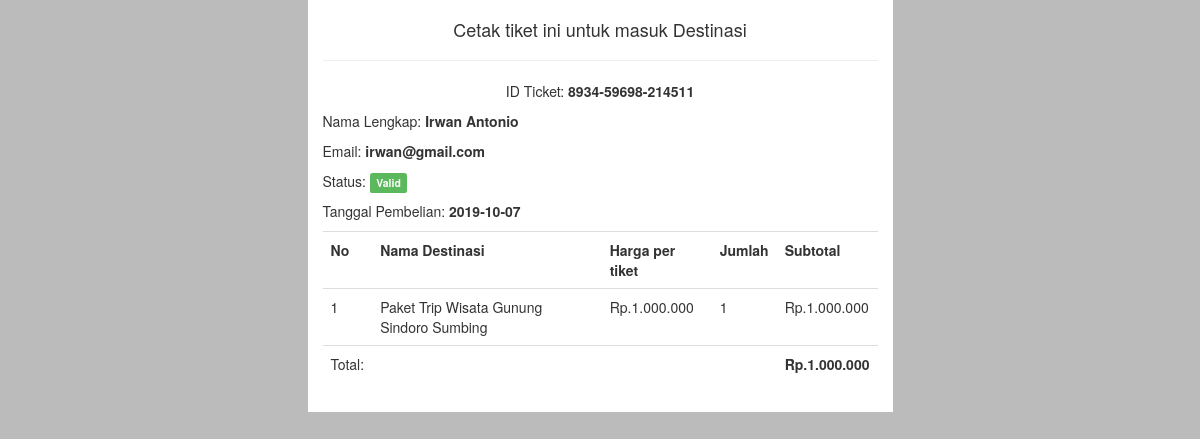
The page /ticket.php?id=10 on the database its author committed.
### tables this page shows
CREATE TABLE `pembelian` (
  `id_pembelian` int(11) NOT NULL,
  `id_users` int(11) DEFAULT NULL,
  `id_destinasi` int(11) DEFAULT NULL,
  `id_payment` int(11) DEFAULT NULL,
  `nama_lengkap` varchar(255) DEFAULT NULL,
  `email` varchar(255) DEFAULT NULL,
  `no_hp` varchar(255) DEFAULT NULL,
  `alamat` text DEFAULT NULL,
  `kota` varchar(255) DEFAULT NULL,
  `provinsi` varchar(255) DEFAULT NULL,
  `kode_pos` varchar(255) DEFAULT NULL,
  `tiket` varchar(255) DEFAULT NULL,
  `jumlah` int(11) DEFAULT NULL,
  `total_pembelian` float DEFAULT NULL,
  `tgl_pembelian` date DEFAULT NULL,
  `status` enum('segera','review','valid','expired','invalid') DEFAULT 'segera'
);

CREATE TABLE `users` (
  `id_users` int(11) NOT NULL,
  `nama_pelanggan` varchar(255) DEFAULT NULL,
  `email` varchar(255) DEFAULT NULL,
  `password` varchar(255) DEFAULT NULL,
  `ask_hint` enum('ibu','hewan','warna') DEFAULT NULL,
  `hint` varchar(255) DEFAULT NULL
);

CREATE TABLE `destinasi` (
  `id_destinasi` int(11) NOT NULL,
  `nama_destinasi` varchar(100) DEFAULT NULL,
  `harga_destinasi` float DEFAULT NULL,
  `foto_destinasi` varchar(100) DEFAULT NULL,
  `deskripsi_destinasi` text DEFAULT NULL,
  `kota` varchar(100) DEFAULT NULL
);

CREATE TABLE `pembayaran` (
  `id_pembayaran` int(11) NOT NULL,
  `id_pembelian` int(11) DEFAULT NULL,
  `nama` varchar(255) DEFAULT NULL,
  `bank` varchar(255) DEFAULT NULL,
  `bukti` varchar(255) DEFAULT NULL,
  `jumlah` float DEFAULT NULL,
  `tgl` date DEFAULT NULL
);

### system/config.php (called while the page is built, shortened)
<?php
class Config extends mysqli{
	function showDetail($id){
		$id = $this->real_escape_string($id);
		$sql = "SELECT * FROM destinasi WHERE id_destinasi = $id";
		$exec = $this->query($sql);
		$row = $exec->num_rows;
		if ($row >= 1) {
			$data = $exec->fetch_assoc();
			$data['status'] = "success";
		}else{
			$data['status'] = "failed";
		}
		return @$data;
	}
	function ushowPembelian($id){
		$id = $this->real_escape_string($id);
		$sql = "SELECT * FROM pembayaran JOIN pembelian ON pembayaran.id_pembelian = pembelian.id_pembelian WHERE pembayaran.id_pembelian = $id";
		$exec = $this->query($sql);
		$row = $exec->num_rows;
		if ($row >= 1) {
			$data = $exec->fetch_assoc();
		}else{
			$data['status'] = "failed";
		}
		return @$data;
	}
	function detailPembelian($id){
		$id = $this->real_escape_string($id);
		$sql = "SELECT * FROM pembelian JOIN users ON pembelian.id_users = users.id_users WHERE pembelian.id_pembelian = $id";
		$exec = $this->query($sql);
		$row = $exec->num_rows;
		if ($row >= 1) {
			$data = $exec->fetch_assoc();
		}else{
			$data['status'] = "failed";
		}
		return @$data;
	}
}

### ticket.php (the view, shortened to what this page needs)
<?php require 'system/config.php'; ?>
<?php
	if (!isset($_GET['id'])) {
		header("location:history.php");
	}else{
		$id = $_GET['id'];
		if($id == ""){
			header("location:history.php");
		}else{
			$data = $app->detailPembelian($id);
			$pembelian = $app->ushowPembelian($id);
			$destinasi = $app->showDetail($pembelian['id_destinasi']);
		}
	}
 ?>
<!DOCTYPE html>
<html>
<head>
	<link rel="stylesheet" type="text/css" href="css/bootstrap.css">
</head>
<body>
		<div class="row">
			<div class="col-md-6 col-md-offset-3">
				<div class="box">
					<h4 class="text-center">Cetak tiket ini untuk masuk Destinasi</h4>
					<hr>
					<div class="box-body">
						<p style="text-align: center;">ID Ticket: <b><?php echo $data['tiket']; ?></b></p>
						<div class="detail">
							<p>Nama Lengkap: <b><?php echo $data['nama_pelanggan']; ?></b></p>
							<p>Email: <b><?php echo $data['email']; ?></b></p>
							<p>Status:
								<?php if ($data['status'] == "valid"): ?>
								<span class="label label-success">Valid</span>
								<?php elseif($data['status'] == "invalid"): ?>
								<span class="label label-danger">Tidak dapat digunakan</span>
								<?php elseif($data['status'] == "expired"): ?>
								<span class="label label-danger">Masa Berlaku Habis</span>
								<?php endif ?>
							</p>
							<p>Tanggal Pembelian: <b><?php echo $data['tgl_pembelian']; ?></b></p>
							<div class="table">
								<table class="table">
									<tr>
										<th>No</th>
										<th>Nama Destinasi</th>
										<th>Harga per tiket</th>
										<th>Jumlah</th>
										<th>Subtotal</th>
									</tr>
									<tr>
										<td>1</td>
										<td><?php echo $destinasi['nama_destinasi']; ?></td>
										<td>Rp.<?php echo number_format($destinasi['harga_destinasi'],0,",",".");?></td>
										<td><?php echo $data['jumlah']; ?></td>
										<td>Rp.<?php echo number_format($pembelian['total_pembelian'],0,",",".");?></td>
									</tr>
									<tr>
										<td>Total:</td>
										<td></td>
										<td></td>
										<td></td>
										<td><b>Rp.<?php echo number_format($pembelian['total_pembelian'],0,",",".");?></b></td>
									</tr>
								</table>
							</div>
						</div>
					</div>
				</div>
			</div>
		</div>
</body>
</html>

### ticket.php (style rules this page uses)
*, *:after, *:before { margin:0; padding: 0; }
body { background: #bbb; }
.box { background:#fff; margin: 0px auto; padding: 10px 15px; }
.box-body { margin-top: 20px; }

### rows shown on the page
pembelian: tiket "8934-59698-214511", id_users.nama_pelanggan "Irwan Antonio", id_users.email "irwan@gmail.com", tgl_pembelian "2019-10-07", jumlah "1"
destinasi: nama_destinasi "Paket Trip Wisata Gunung Sindoro Sumbing", harga_destinasi "1.000.000"
pembayaran: id_pembelian.total_pembelian "1.000.000"
